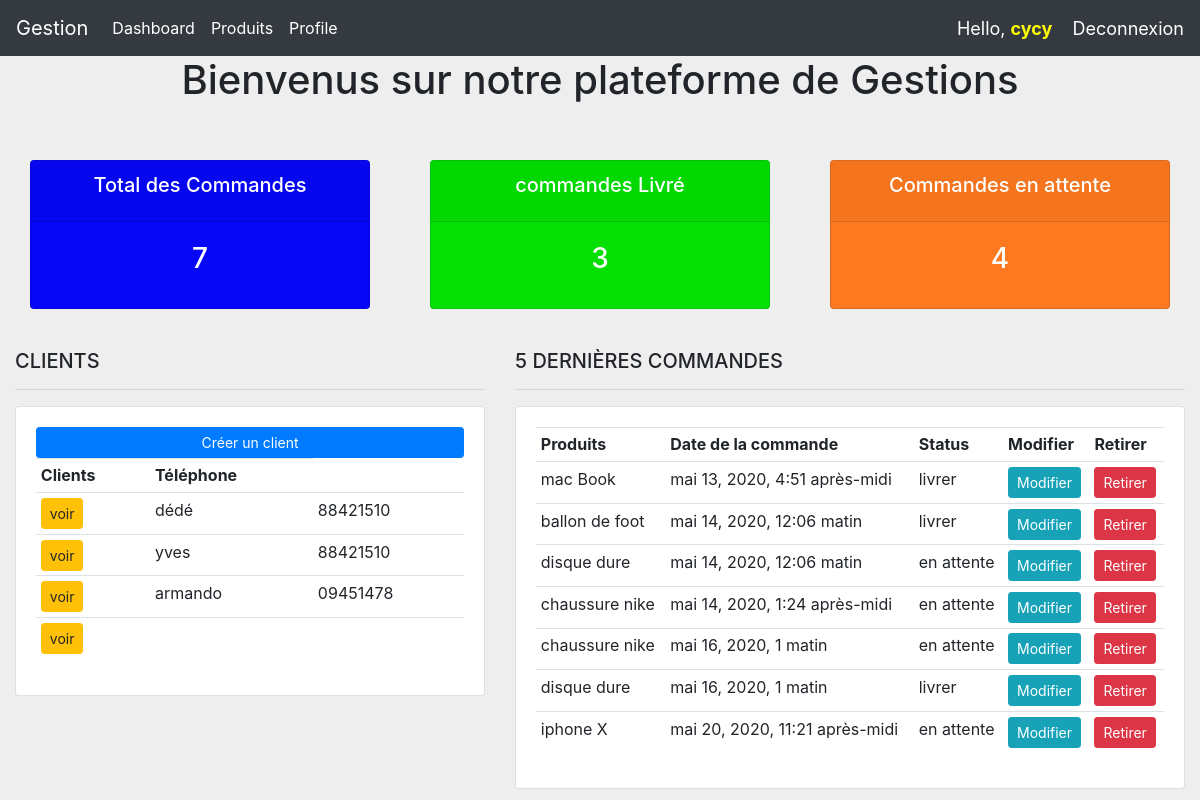
Screenshot of / (signed in) with the database file from the repository.
### compte/models.py (models this page shows, shortened)
class Client(models.Model):
    user      = models.OneToOneField(User, null=True, on_delete=models.CASCADE)
    nom       = models.CharField(max_length=200)
    telephone = models.CharField(max_length=200)
    email     = models.EmailField(max_length=200)
    date_add  = models.DateTimeField(auto_now_add=True)
    myprofile = models.ImageField(null=True, blank=True)

class Commande(models.Model):
    Status =(
       ( 'en attente' , 'en attente'),
       ( 'livrer','livrer'),
       ( 'commande total' ,'commande total'),
    )
    client = models.ForeignKey(Client, on_delete = models.CASCADE)
    produit = models.ForeignKey(Produit, on_delete = models.CASCADE)
    status = models.CharField(max_length=200, null=True, choices = Status)
    date_add = models.DateTimeField(auto_now_add=True)

class Produit(models.Model):
    CATEGORIE =(
       ( 'interieur' , 'interieur'),
       ( 'exterieur' , 'exterieur'),
    )
    nom = models.CharField(max_length=200)
    prix = models.FloatField(null =True)
    description = models.CharField(max_length=200)
    categorie = models.CharField(max_length=200,choices=CATEGORIE)
    tags = models.ManyToManyField(Tag,related_name="tag")
    date_add = models.DateTimeField(auto_now_add=True)
    def __str__(self):
        return self.nom

### compte/decorators.py (the view)
    def fonction_dev(request, *args, **kwargs):
        group = None
        if request.user.groups.exists():
            group = request.user.groups.all()[0].name
        if group == 'client':
            return redirect("user")
        if group == "admin":
            return view_func(request, *args, **kwargs)

### compte/views.py (called while the page is built)
@login_required(login_url = 'login')
@admin_enligne
def home(request):
    commande         = Commande.objects.all()
    client           = Client.objects.all()
    total_client     = client.count()
    total_commande   = commande.count()
    attente          = commande.filter(status='en attente').count()
    livrer           = commande.filter(status='livrer').count()
    datas = {
        'commande':commande,
        'client':client,
        'attente':attente,
        'total_commande':total_commande,
        'livrer': livrer,
        'total_client':total_client,
    }
    return render(request,'compte/dashboard.html',datas)

### templates/compte/dashboard.html (shortened to what this page needs)
{% extends 'compte/base.html'%}
{% block content%}
<div>
    <h1 class="text-center">Bienvenus sur notre plateforme de Gestions</h1>
</div>
<br><br>
{% include 'compte/status.html' %}
<br>
<div class="row">
	<div class="col-md-5">
		<h5>CLIENTS</h5>
		<hr>
		<div class="card card-body">
			<a class="btn btn-primary  btn-sm btn-block" href="">Créer un client</a>
			<table class="table table-sm">
				<tr>
					<th>Clients</th>
					<th>Téléphone</th>
				</tr>
			{%for c in client%}
				<tr>
					<td><a class="btn btn-sm btn-warning" href="{% url 'client' c.id %}">voir</a></td>
					<td>{{c.nom}}</td>
					<td>{{c.telephone}}</td>
				</tr>
			{% endfor %}
			</table>
		</div>
	</div>
	<div class="col-md-7">
		<h5>5 DERNIÈRES COMMANDES</h5>
		<hr>
		<div class="card card-body">
			<table class="table table-sm">
				<tr>
					<th>Produits</th>
					<th>Date de la commande</th>
					<th>Status</th>
					<th>Modifier</th>
					<th>Retirer</th>
				</tr>
				{% for com in commande%}
					<tr>
						<td>{{com.produit}}</td>
						<td>{{com.date_add}}</td>
						<td>{{com.status}}</td>
						<td><a class="btn btn-sm btn-info" href="{% url 'modifier_commande' com.id%}">Modifier</a></td>
						<td><a class="btn btn-sm btn-danger" href="{% url 'supprimer_commande' com.id %}">Retirer</a></td>
					</tr>
				{% endfor %}
			</table>
		</div>
	</div>
</div>
{% endblock content%}

### templates/compte/base.html (shortened to what this page needs)
{%load static %}
<!doctype html>
<html lang="en">
  <head>
    <link rel="stylesheet" href="https://stackpath.bootstrapcdn.com/bootstrap/4.5.0/css/bootstrap.min.css">
    <link rel="stylesheet" href="{% static '/style.css'%}">
  </head>
  <body>
    {% include 'compte/menu.html' %}
    <div class="container-fluid">
    {%block content %}
    {% endblock content %}
  </body>
</html>

### templates/compte/menu.html (shortened to what this page needs)
{% load static %}
    <nav class="navbar navbar-expand-lg navbar-dark bg-dark">
        <a class="navbar-brand" href="{% url 'home' %}">Gestion</a>
        <div class="collapse navbar-collapse" id="navbarSupportedContent">
          <ul class="navbar-nav mr-auto">
            <li class="nav-item active">
              <a class="nav-link" href="{% url 'home'%}">Dashboard</a>
            </li>
            <li class="nav-item active">
              <a class="nav-link" href="{% url 'produit'%}">Produits</a>
            </li>
            <li class="nav-item active">
              <a class="nav-link" href="{% url 'profile'%}">Profile</a>
            </li>
        </div>
        <span class="mgs-hello">Hello, <strong class="user">{{request.user}}</strong></span>
        <span  class="hello"><a href="{% url 'login_client' %}"> Deconnexion</a></span>
      </nav>

### templates/compte/status.html
<div class="row">
	<div class="col">
		<div class="col-md">
			<div class="card text-center text-white  mb-3" id="total-orders">
			  	<div class="card-header">
			  		<h5 class="card-title">Total des Commandes</h5>
			  	</div>
			  	<div class="card-body">
			    	<h3 class="card-title">{{total_commande}}</h3>
			  	</div>
			</div>
		</div>
	</div>
	<div class="col">
		<div class="col-md">
			<div class="card text-center text-white  mb-3" id="orders-delivered">
			  	<div class="card-header">
			  		<h5 class="card-title">commandes Livré</h5>
			  	</div>
			  	<div class="card-body">
			    	<h3 class="card-title">{{livrer}}</h3>
			  	</div>
			</div>
		</div>
	</div>
	<div class="col">
		<div class="col-md">
			<div class="card text-center text-white  mb-3" id="orders-pending">
			  	<div class="card-header">
			  		<h5 class="card-title">Commandes en attente</h5>
			  	</div>
			  	<div class="card-body">
			    	<h3 class="card-title">{{attente}}</h3>
			  	</div>
			</div>
		</div>
	</div>
</div>

### static/style.css (style rules this page uses)
body { background-color: #eee; }
#total-orders { background-color: #0707f7; }
#orders-delivered { background-color: #04df04; }
#orders-pending { background-color:#fd7920; }

### templates/compte/menu.html (style rules this page uses)
.mgs-hello { color:#fff; font-size:18px; }
.user { color:yellow; }
.hello a { text-decoration: none; color:#fff; margin-left:20px; font-size:18px; }

### rows the page displays
Client: nom "dédé", telephone "88421510"
Client: nom "yves", telephone "88421510"
Client: nom "armando", telephone "09451478"
Commande: produit "mac Book", date_add "mai 13, 2020, 4:51 après-midi", status "livrer"
Commande: produit "ballon de foot", date_add "mai 14, 2020, 12:06 matin", status "livrer"
Commande: produit "disque dure", date_add "mai 14, 2020, 12:06 matin", status "en attente"
Commande: produit "chaussure nike", date_add "mai 14, 2020, 1:24 après-midi", status "en attente"
Commande: produit "chaussure nike", date_add "mai 16, 2020, 1 matin", status "en attente"
Commande: produit "disque dure", date_add "mai 16, 2020, 1 matin", status "livrer"
Commande: produit "iphone X", date_add "mai 20, 2020, 11:21 après-midi", status "en attente"

### other values shown
{{ request.user }} "cycy"
{{ total_commande }} "7"
{{ livrer }} "3"
{{ attente }} "4"
